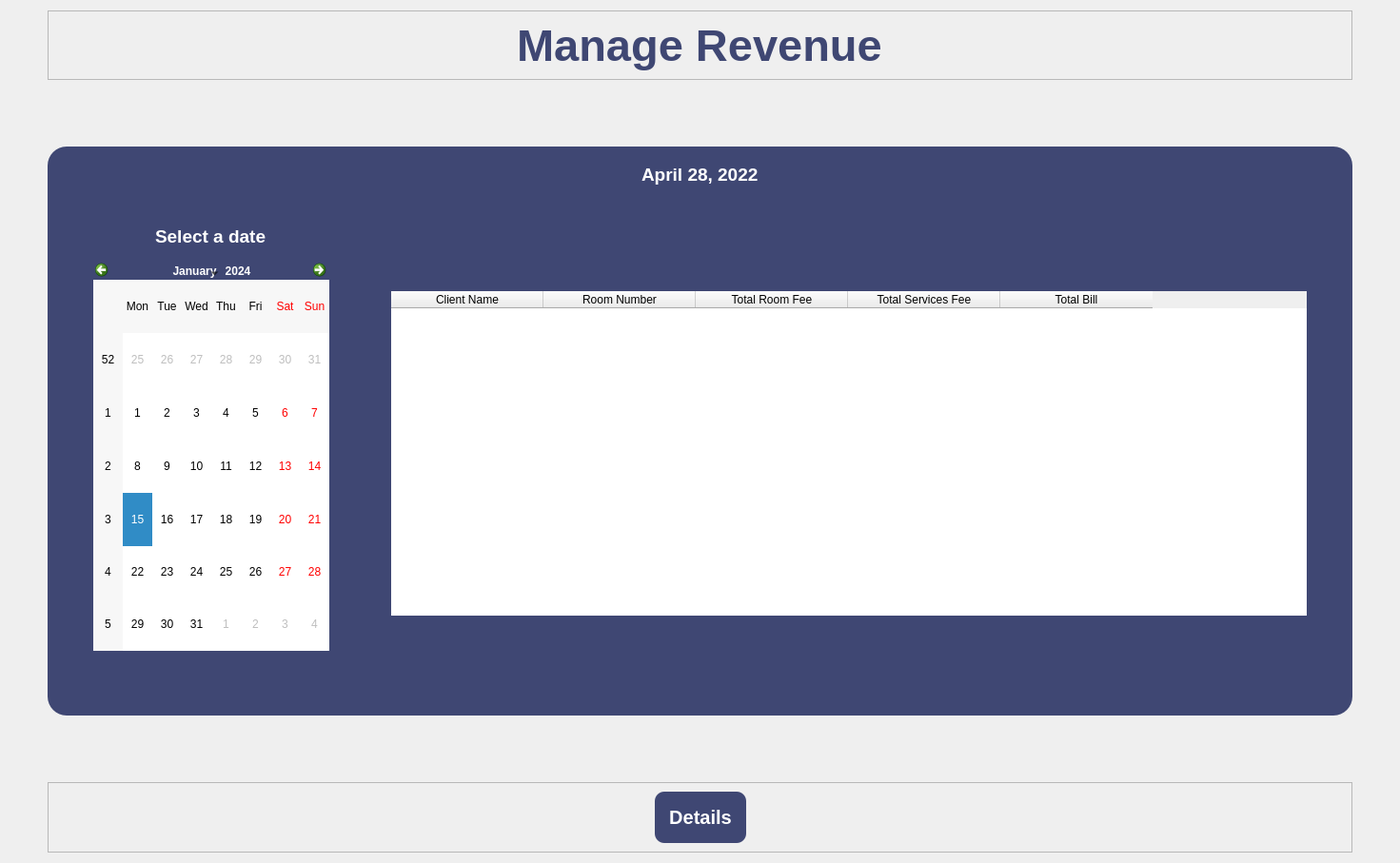
<?xml version="1.0" encoding="UTF-8"?>
<ui version="4.0">
 <class>Form</class>
 <widget class="QWidget" name="Form">
  <property name="geometry">
   <rect>
    <x>0</x>
    <y>0</y>
    <width>1471</width>
    <height>907</height>
   </rect>
  </property>
  <property name="windowTitle">
   <string>Form</string>
  </property>
  <layout class="QVBoxLayout" name="verticalLayout_2">
   <property name="spacing">
    <number>70</number>
   </property>
   <property name="leftMargin">
    <number>50</number>
   </property>
   <property name="rightMargin">
    <number>50</number>
   </property>
   <item>
    <widget class="QFrame" name="frame_5">
     <property name="frameShape">
      <enum>QFrame::StyledPanel</enum>
     </property>
     <property name="frameShadow">
      <enum>QFrame::Raised</enum>
     </property>
     <layout class="QGridLayout" name="gridLayout_2">
      <item row="0" column="0" alignment="Qt::AlignHCenter">
       <widget class="QLabel" name="label">
        <property name="font">
         <font>
          <pointsize>35</pointsize>
          <weight>75</weight>
          <bold>true</bold>
         </font>
        </property>
        <property name="styleSheet">
         <string notr="true">color: #3f4773;</string>
        </property>
        <property name="text">
         <string>Manage Revenue</string>
        </property>
       </widget>
      </item>
     </layout>
    </widget>
   </item>
   <item>
    <widget class="QFrame" name="frame_4">
     <property name="sizePolicy">
      <sizepolicy hsizetype="Preferred" vsizetype="Preferred">
       <horstretch>0</horstretch>
       <verstretch>0</verstretch>
      </sizepolicy>
     </property>
     <property name="styleSheet">
      <string notr="true">background-color: #3f4773; border-radius: 20</string>
     </property>
     <property name="frameShape">
      <enum>QFrame::StyledPanel</enum>
     </property>
     <property name="frameShadow">
      <enum>QFrame::Raised</enum>
     </property>
     <layout class="QVBoxLayout" name="verticalLayout_3">
      <item>
       <widget class="QFrame" name="frame_6">
        <property name="frameShape">
         <enum>QFrame::StyledPanel</enum>
        </property>
        <property name="frameShadow">
         <enum>QFrame::Raised</enum>
        </property>
        <layout class="QHBoxLayout" name="horizontalLayout_2">
         <item alignment="Qt::AlignHCenter">
          <widget class="QLabel" name="calendarLabel">
           <property name="font">
            <font>
             <pointsize>14</pointsize>
             <weight>75</weight>
             <bold>true</bold>
            </font>
           </property>
           <property name="styleSheet">
            <string notr="true">color: white;</string>
           </property>
           <property name="text">
            <string>April 28, 2022</string>
           </property>
          </widget>
         </item>
        </layout>
       </widget>
      </item>
      <item>
       <widget class="QFrame" name="frame_7">
        <property name="frameShape">
         <enum>QFrame::StyledPanel</enum>
        </property>
        <property name="frameShadow">
         <enum>QFrame::Raised</enum>
        </property>
        <layout class="QHBoxLayout" name="horizontalLayout_3">
         <property name="rightMargin">
          <number>30</number>
         </property>
         <item>
          <widget class="QFrame" name="frame_3">
           <property name="frameShape">
            <enum>QFrame::StyledPanel</enum>
           </property>
           <property name="frameShadow">
            <enum>QFrame::Raised</enum>
           </property>
           <layout class="QVBoxLayout" name="verticalLayout">
            <property name="leftMargin">
             <number>30</number>
            </property>
            <property name="rightMargin">
             <number>50</number>
            </property>
            <property name="bottomMargin">
             <number>50</number>
            </property>
            <item>
             <widget class="QFrame" name="frame_2">
              <property name="frameShape">
               <enum>QFrame::StyledPanel</enum>
              </property>
              <property name="frameShadow">
               <enum>QFrame::Raised</enum>
              </property>
              <layout class="QHBoxLayout" name="horizontalLayout">
               <item alignment="Qt::AlignHCenter">
                <widget class="QLabel" name="label_3">
                 <property name="font">
                  <font>
                   <pointsize>14</pointsize>
                   <weight>75</weight>
                   <bold>true</bold>
                  </font>
                 </property>
                 <property name="styleSheet">
                  <string notr="true">color: white</string>
                 </property>
                 <property name="text">
                  <string>Select a date</string>
                 </property>
                </widget>
               </item>
              </layout>
             </widget>
            </item>
            <item alignment="Qt::AlignHCenter">
             <widget class="QCalendarWidget" name="calendarWidget">
              <property name="styleSheet">
               <string notr="true">background-color: none;
</string>
              </property>
             </widget>
            </item>
           </layout>
          </widget>
         </item>
         <item>
          <widget class="QFrame" name="frame_8">
           <property name="frameShape">
            <enum>QFrame::StyledPanel</enum>
           </property>
           <property name="frameShadow">
            <enum>QFrame::Raised</enum>
           </property>
           <layout class="QVBoxLayout" name="verticalLayout_4">
            <item>
             <widget class="QTableWidget" name="table_Revenue">
              <property name="maximumSize">
               <size>
                <width>1061</width>
                <height>341</height>
               </size>
              </property>
              <property name="font">
               <font>
                <pointsize>14</pointsize>
                <weight>50</weight>
                <bold>false</bold>
               </font>
              </property>
              <property name="styleSheet">
               <string notr="true">background-color: none;</string>
              </property>
              <property name="editTriggers">
               <set>QAbstractItemView::NoEditTriggers</set>
              </property>
              <property name="selectionMode">
               <enum>QAbstractItemView::SingleSelection</enum>
              </property>
              <property name="selectionBehavior">
               <enum>QAbstractItemView::SelectRows</enum>
              </property>
              <attribute name="horizontalHeaderDefaultSectionSize">
               <number>160</number>
              </attribute>
              <column>
               <property name="text">
                <string>Client Name</string>
               </property>
              </column>
              <column>
               <property name="text">
                <string>Room Number</string>
               </property>
              </column>
              <column>
               <property name="text">
                <string>Total Room Fee</string>
               </property>
              </column>
              <column>
               <property name="text">
                <string>Total Services Fee</string>
               </property>
              </column>
              <column>
               <property name="text">
                <string>Total Bill</string>
               </property>
              </column>
             </widget>
            </item>
           </layout>
          </widget>
         </item>
        </layout>
       </widget>
      </item>
     </layout>
    </widget>
   </item>
   <item>
    <widget class="QFrame" name="frame">
     <property name="frameShape">
      <enum>QFrame::StyledPanel</enum>
     </property>
     <property name="frameShadow">
      <enum>QFrame::Raised</enum>
     </property>
     <layout class="QGridLayout" name="gridLayout">
      <item row="1" column="0">
       <spacer name="horizontalSpacer_2">
        <property name="orientation">
         <enum>Qt::Horizontal</enum>
        </property>
        <property name="sizeHint" stdset="0">
         <size>
          <width>40</width>
          <height>20</height>
         </size>
        </property>
       </spacer>
      </item>
      <item row="1" column="1">
       <widget class="QPushButton" name="detailsBtn">
        <property name="font">
         <font>
          <pointsize>-1</pointsize>
          <weight>75</weight>
          <bold>true</bold>
         </font>
        </property>
        <property name="styleSheet">
         <string notr="true">QPushButton
{
  	border-style: none;
	color: white;
	font-size: 20px;
	font-weight: bold;
	background-color: #3f4773;
	border-radius: 10;
	padding: 15;
}
QPushButton:hover
{
  	background-color:#485187;
}

QPushButton:pressed{
	padding-bottom: 15px;
}</string>
        </property>
        <property name="text">
         <string>Details</string>
        </property>
       </widget>
      </item>
      <item row="1" column="2">
       <spacer name="horizontalSpacer">
        <property name="orientation">
         <enum>Qt::Horizontal</enum>
        </property>
        <property name="sizeHint" stdset="0">
         <size>
          <width>40</width>
          <height>20</height>
         </size>
        </property>
       </spacer>
      </item>
     </layout>
    </widget>
   </item>
  </layout>
 </widget>
 <resources/>
 <connections/>
</ui>
